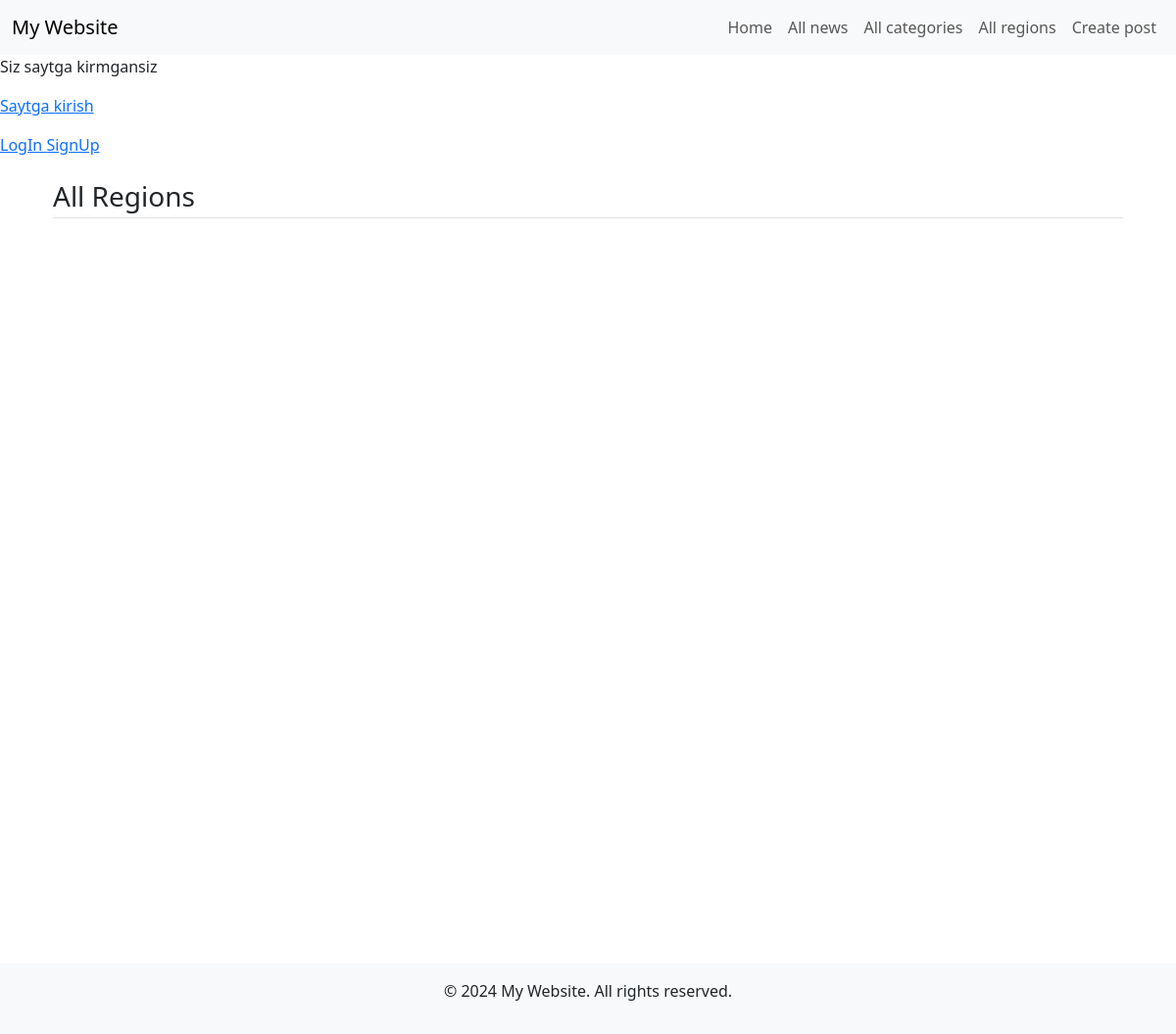
The app's page /all-regions, older data.
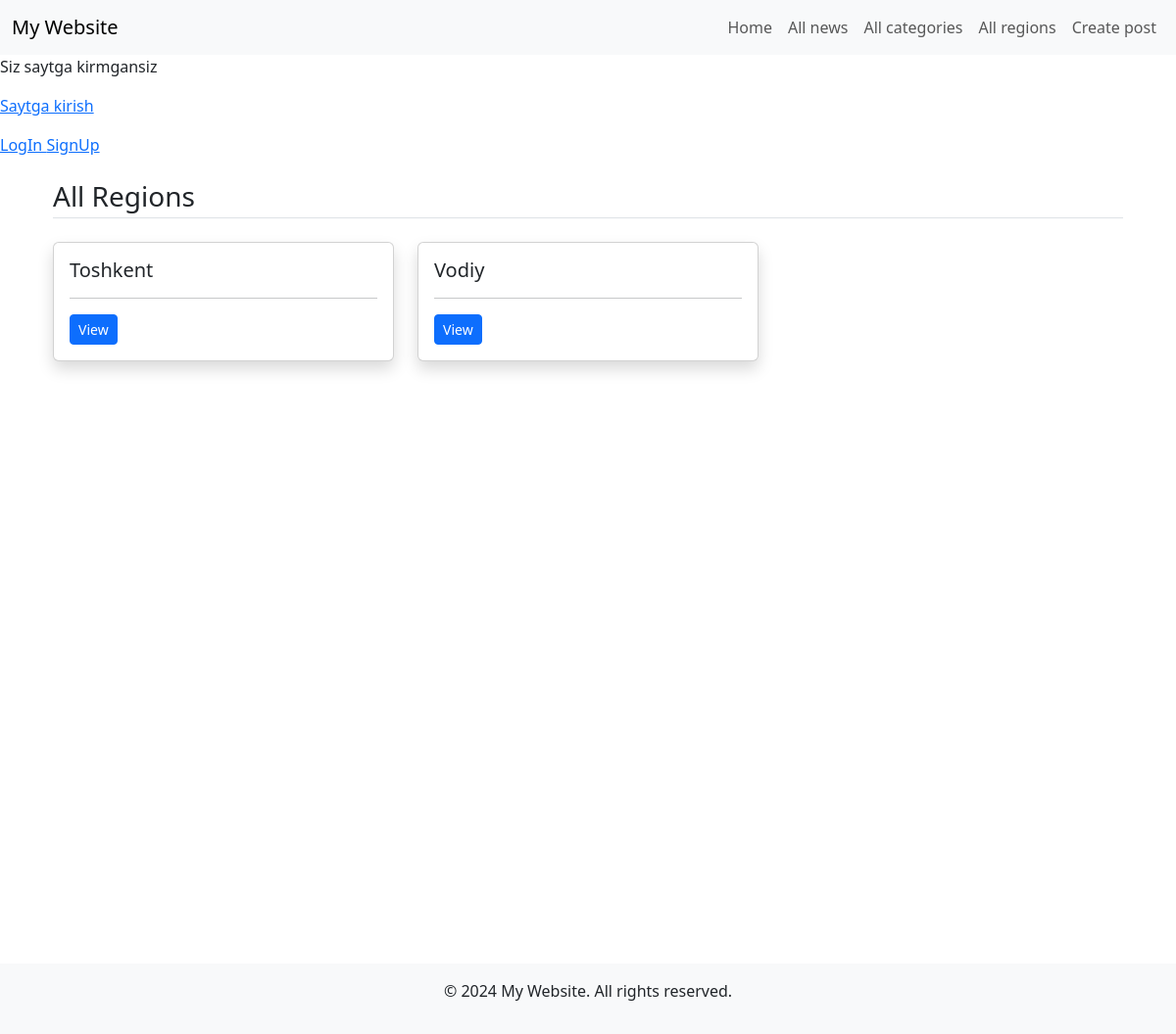
The same page, newer data.
### homepage/models.py (models this page shows, shortened)
class Region(models.Model):
    objects = None
    name=models.CharField(max_length=100, null=True)

### homepage/views.py (the view)
# urls.py: path('all-regions', all_region, name='all-region'),
def all_region(request):
    regs=Region.objects.all()
    return render(request, 'region.html', {
        'regs':regs
    })

### templates/region.html (shortened to what this page needs)
{% extends 'base.html' %}
{% block content %}
<main class="container mt-3 mb-5">
    <h3 class="border-bottom pb-1 my-4">All Regions</h3>
    <div class="row">
        {% for reg in regs %}
        <div class="col-md-4">
            <div class="card mb-3 shadow">
                <div class="card-body">
                    <h5 class="card-title">{{ reg.name }}</h5>
                    <hr/>
                    <p class="card-text"><a href="region/{{ reg.id }}" class="btn btn-sm btn-primary">View</a></p>
                </div>
            </div>
        </div>
        {% endfor %}
    </div>
</main>
{% endblock %}

Row changes from the older to the newer data that the page shows:
added Region: name "Toshkent"
added Region: name "Vodiy"
